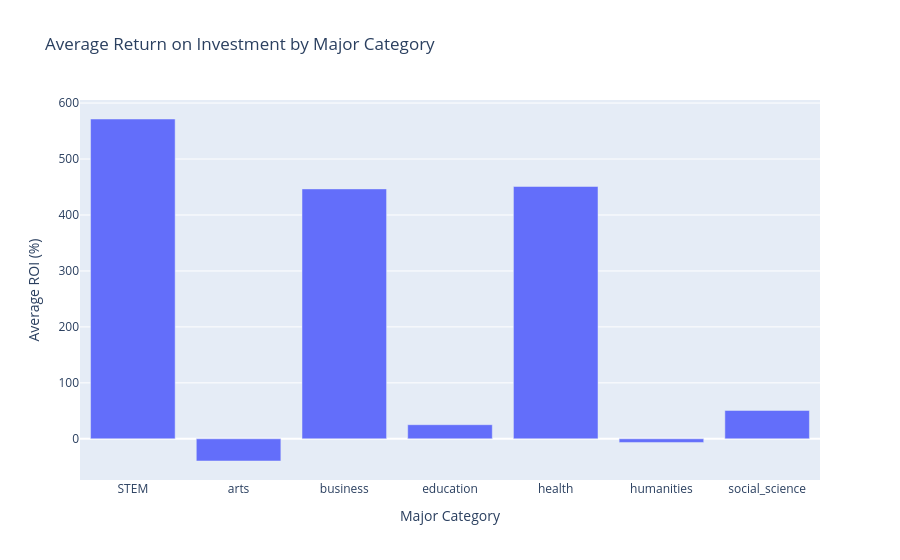

Notebook code for this chart:
### Markdown cell above
## 14. Create the second static Plotly figure

The second figure should add different but related evidence rather than repeat the first figure in another style.

### Code cell
fig2 = px.bar(
    analysis.groupby('major_category', as_index=False)['roi_pct'].mean(),
    x='major_category',
    y='roi_pct',
    title='Average Return on Investment by Major Category',
    labels={
        'major_category': 'Major Category',
        'roi_pct': 'Average ROI (%)'
    }
)

fig2.show()

### Figure 1 — Plotly figure (JSON) as saved in the notebook; plotly's stock layout.template omitted (floating-point values rounded to 4 significant figures)
{"data": [{"alignmentgroup": "True", "hovertemplate": "Major Category=%{x}<br>Average ROI (%)=%{y}<extra></extra>", "legendgroup": "", "marker": {"color": "#636efa", "pattern": {"shape": ""}}, "name": "", "offsetgroup": "", "orientation": "v", "showlegend": false, "textposition": "auto", "type": "bar", "x": ["STEM", "arts", "business", "education", "health", "humanities", "social_science"], "xaxis": "x", "y": [571.5, -39.66, 446.6, 25.22, 451.0, -6.519, 50.74], "yaxis": "y"}], "layout": {"barmode": "relative", "legend": {"tracegroupgap": 0}, "title": {"text": "Average Return on Investment by Major Category"}, "xaxis": {"anchor": "y", "domain": [0, 1], "title": {"text": "Major Category"}}, "yaxis": {"anchor": "x", "domain": [0, 1], "title": {"text": "Average ROI (%)"}}}}
